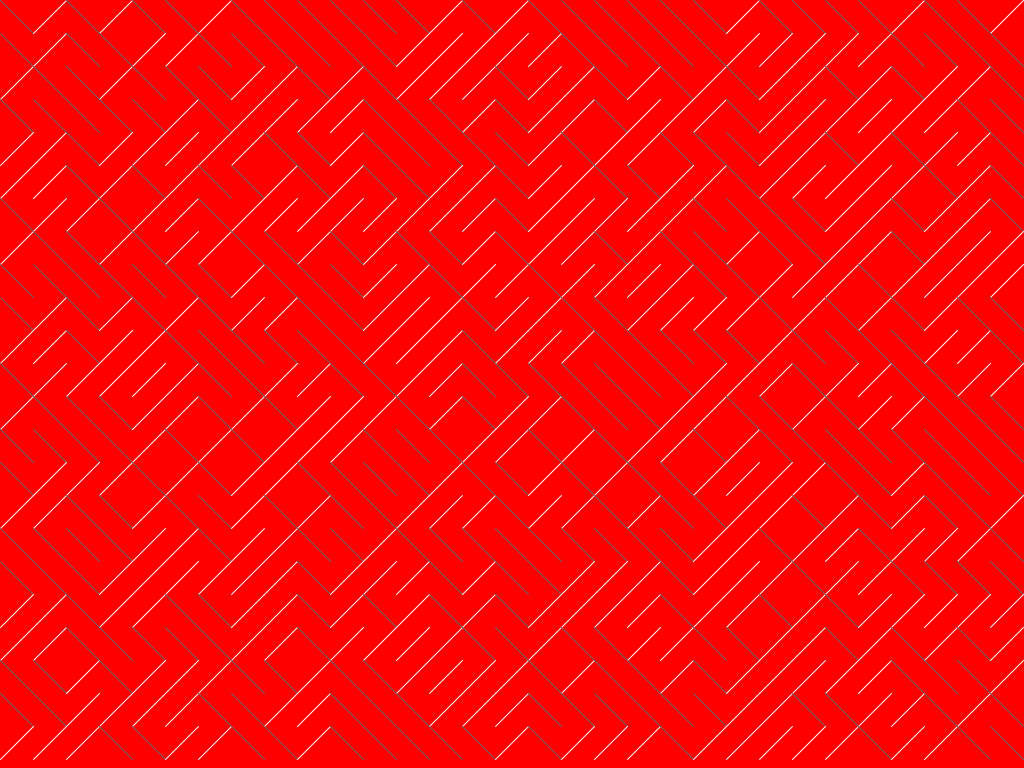
Frame 1 (no input)
Frame 60 (the mouse pressed at the canvas centre just before this capture): identical to frame 1, image omitted
Frame 120 (the mouse held since frame 60 and released just before this capture): identical to frame 1, image omitted

The Processing sketch that drew this single still picture (run headless with seeded random() and noise(); from frame 60 on, the mouse is pressed at the canvas centre):

// Processing sketch: a10print
// ── a10print.pde
// Variation of 10 Print  sketch
// http://10print.org/
// vary parameters

int w = 35; // cell width
int h = 35; // cell height
int index = 0; // counter

void setup() {
  size(1024, 768);
  background(#0000ff);
  strokeWeight(3);
  stroke(255);
  smooth();
  createMaze();
}

void draw() {
  // do nothing here as I redraw maze only on r key.
}


void createMaze() {
  background(#ff0000);
  int r = int (random(3, 50));
  w = r; // cell width
  h = r; // cell height
  strokeWeight(1);
  // may need to sketch this on paper or whiteboard 
  // to explain the details
  for (int y=0; y < (height/w); y++) {
    for (int x=0; x < (width/w); x++) {
      int x1 = w*x;
      int x2 = x1 + w;
      int y1 = h*y;
      int y2 = h*(y+1);
      noFill();
      if (random(2) > 1) {  // use a random function to decide  orientation 
        stroke(255, 255, 255);
        line(x2, y1, x1, y2); // line version
        // reaplce lines with dots (vary cell size etc)
        // ellipse(x1+(w/2), y1+(h/2), w/2*r, h/2*r);
      } else {
        stroke(100, 100, 100);
        line(x1, y1, x2, y2);
      }
    }
  }
}


// function to handle key events
void keyReleased() {
  // if s is pressed save an image
  if (key == 's') {
    save("myImage.png");
  }

  // if r is pressed reset by drawing background
  if (key == 'r') {
    createMaze();
  }
}
